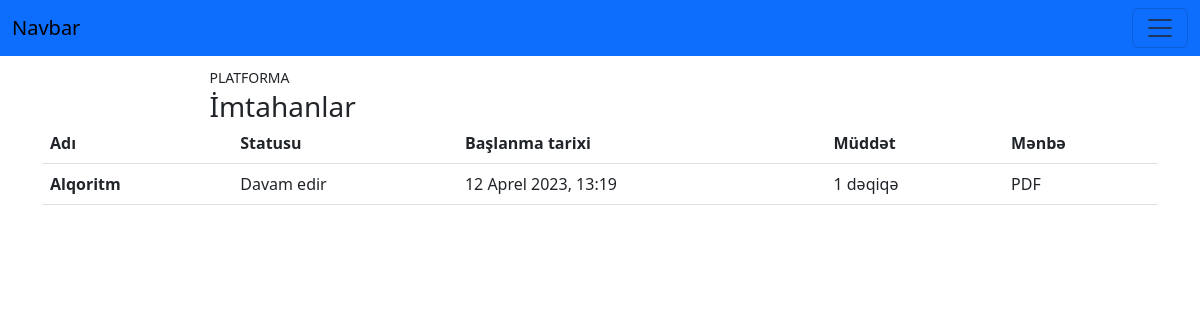
Screenshot of /app/exam/ (signed in) with the database file from the repository.
### a_app/models.py (models this page shows, shortened)
class Exam(models.Model):
    name=models.CharField(max_length=256)
    status=models.BooleanField(default=False)
    start_date=models.DateTimeField()
    duration=models.DurationField(default=0)
    file=models.FileField(upload_to='examfiles/')
    file_type=models.CharField(max_length=256)
    istifadeciler=models.ManyToManyField(User, related_name='exams')
    class Meta:
        verbose_name='Exam'
        verbose_name_plural='Exams'

### a_app/views.py (the view)
# urls.py: path('exam/',views.exam, name='exam' ),
def exam(request):
    context={}
    if request.user.is_authenticated:
      exams = Exam.objects.filter(istifadeciler=request.user)
      context = {'exams': exams}
    return render(request, 'exam.html', context)

### a_app/templatetags/duration.py (called while the page is built)
@register.filter  # dekoration yazmaqda meqsed bunu sən artıq funksiya kimi istifadə edəbilərsən
def duration(d):
    seconds=int(d.total_seconds())
    hours=seconds//3600   # 3600 saniye
    minutes=(seconds%3600)//60
    sec=(seconds%3600)%60
    result=''
    if hours:
        result+=str(hours) + ' saat'
    if minutes:
        result+=str(minutes) + ' dəqiqə'
    if sec:
        result+=str(sec) + ' saniyə'
    return result

### templates/exam.html (shortened to what this page needs)
{% extends 'base.html' %}
{% load duration %}
{% block content %}
<div class="container">
    <h3 style="width:70%; margin:auto;"><small style="font-size:50%">PLATFORMA</small></h3>
    <h3 style="width:70%; margin:auto;">İmtahanlar</h3>
<table class="table">
    <thead>
      <tr>
        <th scope="col">Adı</th>
        <th scope="col">Statusu</th>
        <th scope="col">Başlanma tarixi</th>
        <th scope="col">Müddət</th>
        <th scope="col">Mənbə</th>
      </tr>
    </thead>
    <tbody>
      <tr>
        {% for exam in exams %}
        <th scope="row">{{exam.name}}</th>
        {% if exam.status %}
        <td>Bitib</td>
        {% else %}
        <td>Davam edir</td>
        {% endif %}
        <td>{{exam.start_date}}</td>
        <td>{{exam.duration | duration}}</td>
        <td>{{exam.file_type}}</td>
        {% endfor %}
      </tr>
    </tbody>
  </table>
</div>
{% endblock %}

### rows the page displays
Exam: name "Alqoritm", status "Davam edir", start_date "12 Aprel 2023, 13:19", duration|duration "1 dəqiqə", file_type "PDF"
